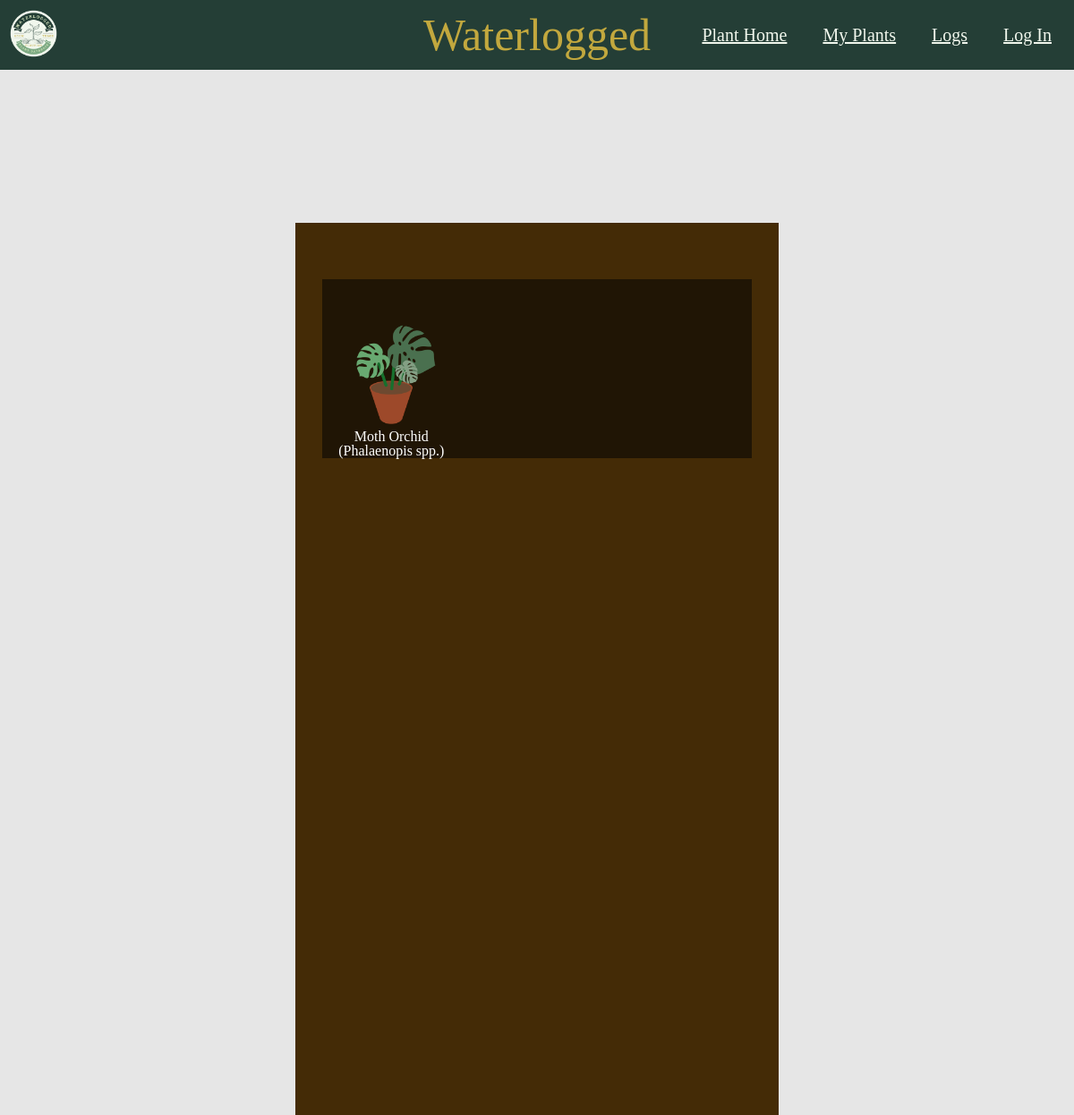
The page /html/myPlant.php (signed in) on the database its author committed.
### tables this page shows
CREATE TABLE `user_plants` (
  `id` int NOT NULL,
  `last_watered` datetime DEFAULT NULL,
  `user_id` int DEFAULT NULL,
  `plant_id` int DEFAULT NULL,
  PRIMARY KEY (`id`),
  KEY `user_id_idx` (`user_id`),
  KEY `plant_id_idx` (`plant_id`),
  CONSTRAINT `plant_id` FOREIGN KEY (`plant_id`) REFERENCES `plants` (`id`),
  CONSTRAINT `user_id` FOREIGN KEY (`user_id`) REFERENCES `users` (`id`)
);

CREATE TABLE images (
    plant_id INT NULL,
    location_id INT NULL,
    path VARCHAR(255) NOT NULL,
    CONSTRAINT fk_plant FOREIGN KEY (plant_id) REFERENCES plants(id),
    CONSTRAINT fk_location FOREIGN KEY (location_id) REFERENCES locations(id),
    CONSTRAINT chk_images CHECK ((plant_id IS NOT NULL AND location_id IS NULL) OR (plant_id IS NULL AND location_id IS NOT NULL))
);

CREATE TABLE `plants` (
  `id` int NOT NULL,
  `name` varchar(225) DEFAULT NULL,
  `traits` mediumtext DEFAULT NULL,
  `sun` varchar(255) DEFAULT NULL,
  `water_freq_weekly` varchar(255) DEFAULT NULL,
  `location_id` int,  
  PRIMARY KEY (`id`),
  CONSTRAINT `location_id_fk` FOREIGN KEY (`location_id`) REFERENCES `locations` (`id`)  
  );

### html/myPlant.php (the view, shortened to what this page needs)
<?php
$servername = "localhost";
$username = "user";
$password = "pass!";
$dbname = "waterlogged";
$conn = new mysqli($servername, $username, $password, $dbname);
$sql = "SELECT
user_plants.id as user_pant_id,
users.id,
plants.id as plant_Id,
plants.name,
images.path FROM user_plants
JOIN users ON user_plants.user_id = users.id
JOIN plants ON user_plants.plant_id = plants.id
JOIN images on plants.id = images.plant_id
WHERE users.id = ?";
$userPlants = [];
if ($stmt = $conn->prepare($sql)) {
  $stmt->bind_param("i", $_SESSION['user_id']);
  $stmt->execute();
  $stmt->bind_result($user_plant_id, $userId, $plantId, $plantName, $imagePath);
  while ($stmt->fetch()) {
    $userPlants[] = [
            'name' => $plantName,
            'imagePath' => $imagePath,
            'plant_Id' => $plantId,
            'user_plant_id' => $user_plant_id
        ];  }
}
?>
<!DOCTYPE html>
<html lang="en">
  <head>
    <link rel="stylesheet" href="../css/style.css" />
  </head>
  <body>
    <nav class="nav-links">
      <div class="logo">
      <a href="../index.php">
        <img
          src="..\images\Waterlogged_Logo.png"
          alt="Waterlogged Logo"
          id="logo"
        />
        </a>
      </div>
      <div class="please"style="position: absolute; left: 50%; transform: translateX(-50%);">Waterlogged</div>
      <ul>
        <li><a href="../index.php">Plant Home</a></li>
        <li><a href="#">My Plants</a></li>
        <li><a href="../html/logs.php">Logs</a></li>
        <li><a href="../html/users.php">Log In</a></li>
      </ul>
    </nav>
    <div id="frame"> </div>
        <?php
        $shelfIndex = 1;
        if (!empty($userPlants)) {
            foreach ($userPlants as $index => $plantDetails) {
                if ($index % 3 === 0) {
                    echo '<section class="layout" id="shelf' . $shelfIndex . '">';
                    $shelfIndex++;
                }
                 $detailsUrl = 'details.php?user_plant_id=' . urlencode($plantDetails['user_plant_id']);
                echo '<div style="color: white">';
                echo '<a href="' . htmlspecialchars($detailsUrl) . '" style="text-decoration: none; color: inherit;">';
                echo '<img src="../' . htmlspecialchars($plantDetails['imagePath']) . '" alt="' . htmlspecialchars($plantDetails['name']) . '" style="width:150px;height:150px; display:block; margin:auto;">';
                echo htmlspecialchars($plantDetails['name']);
                echo '</a>';
                echo '</div>';
                if (($index + 1) % 3 === 0 || $index === count($userPlants) - 1) {
                    echo '</section>';
                }
            }
        } else {
            echo '<p id="noPlantTXT">You have no plants yet.</br> <a id"noPlantA" href="../index.php">Click here to add some!</a></p>';
        }
        ?>
  </body>
</html>

### css/style.css (style rules this page uses)
html, body, div, span, applet, object, iframe, h1, h2, h3, h4, h5, h6, p, blockquote, pre, a, abbr, acronym, address, big, cite, code, del, dfn, em, img, ins, kbd, q, s, samp, small, strike, strong, sub, sup, tt, var, b, u, i, center, dl, dt, dd, ol, ul, li, fieldset, form, label, legend, table, caption, tbody, tfoot, thead, tr, th, td, article, aside, canvas, details, embed, figure, figcaption, footer, header, hgroup, menu, nav, output, ruby, section, summary, time, mark, audio, video { margin: 0; padding: 0; border: 0; font-size: 100%; font: inherit; vertical-align: baseline; }
article, aside, details, figcaption, figure, footer, header, hgroup, menu, nav, section { display: block; }
body { line-height: 1; }
ol, ul { list-style: none; }
* { margin: 0; padding: 0; }
body { background-color: #e6e6e6; }
.please { font-size: 50px; color: #c2a83e; position: absolute; left: 50%; transform: translateX(-50%); }
nav { display: flex; justify-content: space-between; align-items: center; background-color: #243e36; }
.nav-links { display: flex; list-style: none; font-size: 20px; }
.nav-links li { display: inline-block; padding-right: 25px; margin-left: 10px; }
.nav-links a { color: #f1f7ed; }
#logo { height: 75px; }
#frame { position: absolute; top: 20%; left: 0; right: 0; width: 45vw; height: 125vh; margin: auto; background-color: #442b06; }
#shelf1 { position: absolute; top: 25%; left: 0; right: 0; width: 40vw; height: 25vh; margin: auto; background-color: #201505; align-items: end; }
.layout { width: 100%; display: grid; grid-template-rows: 1fr; grid-template-columns: repeat(3, 1fr); gap: 8px; justify-content: center; text-align: center; }
#shelf1 div img { width: 100%; }

### rows shown on the page
user_plants: images.path (picture), plant.name "Moth Orchid (Phalaenopis spp.)"
